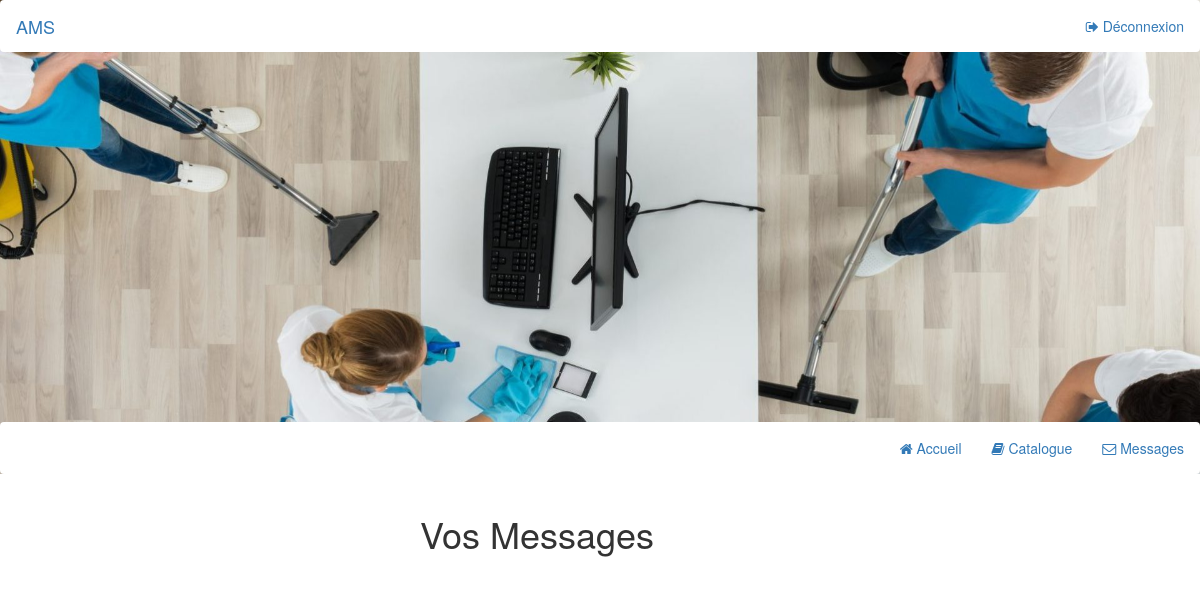
The page /admin/messages.php on the database as committed earlier.
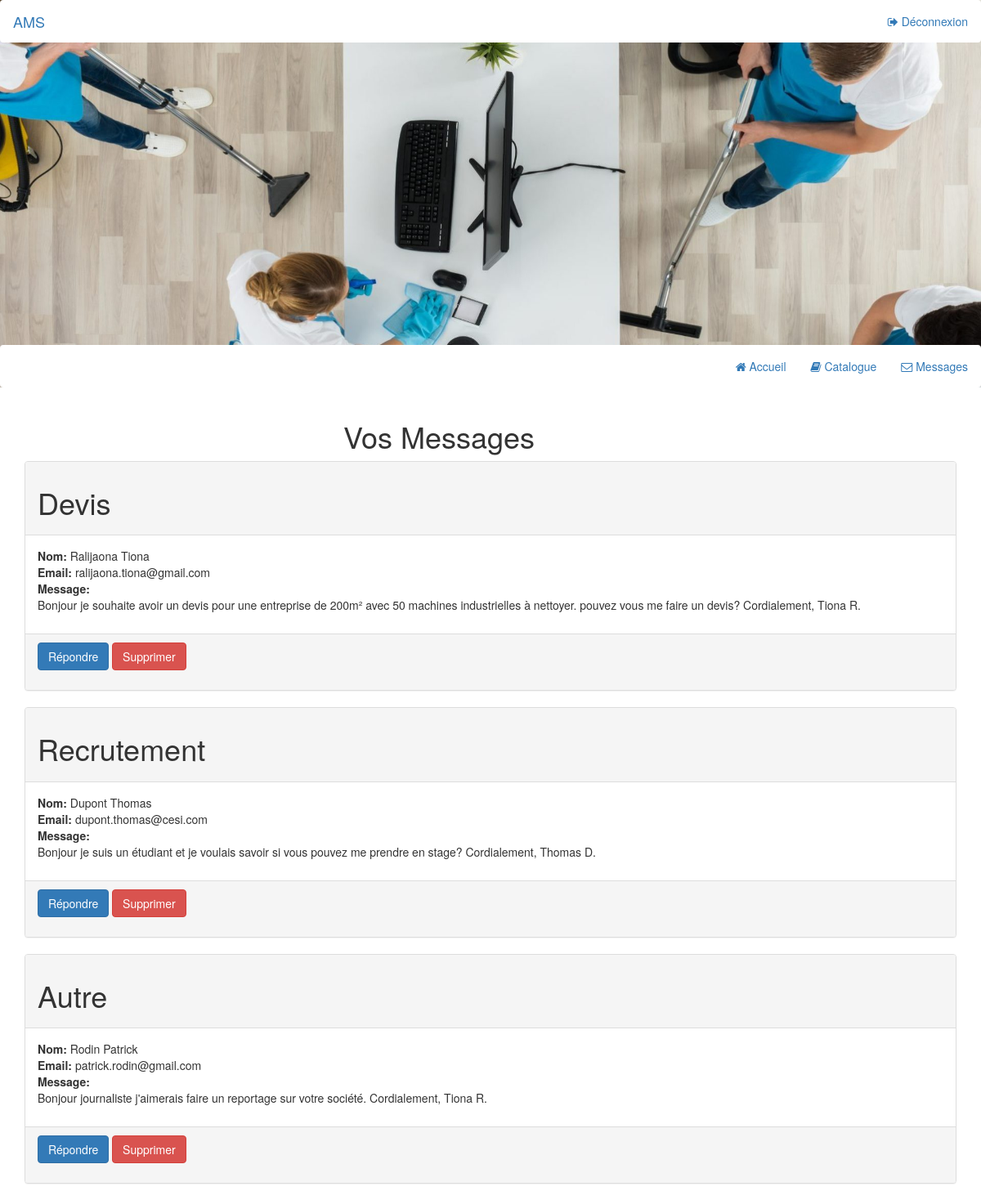
The same page on the database as committed later.
### tables this page shows
CREATE TABLE `messages`(
  `idMessage` INT(11) NOT NULL PRIMARY KEY AUTO_INCREMENT,
  `nomExpediteur` VARCHAR(50) NOT NULL,
  `prenomExpediteur` VARCHAR(50) NOT NULL,
  `mailExpediteur` VARCHAR(255) NOT NULL,
  `objetMessage` VARCHAR(50) NOT NULL,
  `detailMessage` LONGTEXT NOT NULL
);

### admin/messages.php (the view)
<?php
require '../classes/function.php';
try
{
    $bdd = new PDO('mysql:host=localhost;dbname=ams;charset=utf8', 'tafacesi', 'tafacesi');
}
catch(Exception $e)
{
    die('Erreur : '.$e->getMessage());
}
include 'header.php';
$reponse = $bdd->query('SELECT * FROM messages');
?>
    <div class="container">
        <div class="row">
            <div class="col-lg-4 col-sm-4"></div>
            <div class="col-lg-3 col-sm-3">
                <h1>Vos Messages</h1>
            </div>
            <div class="col-lg-4 col-sm-4"></div>
        </div>
    </div>
<?php
$donnees = $reponse->fetchAll();
for ($i=0; $i<count($donnees);$i++){
    ?>
    <div class="container">
    <div class="panel panel-default">
        <div class="panel-heading">
            <h1>
                <?php echo $donnees[$i]['objetMessage'];?>
            </h1>
        </div>
        <div class="panel-body">
            <strong>Nom:</strong> <?php echo $donnees[$i]['nomExpediteur']." ".$donnees[$i]['prenomExpediteur']; ?><br>
            <strong>Email: </strong> <?php echo $donnees[$i]['mailExpediteur']; ?>
            <p>
                <strong>Message: </strong><br>
                <?php echo $donnees[$i]['detailMessage']; ?>
            </p>
        </div>
        <div class="panel-footer">
            <form method="post" action="../classes/function.php">
                <button class="btn btn-primary">
                    <a href="mailto:<?php echo $donnees[$i]['mailExpediteur']; ?>" class="button">Répondre</a>
                </button>
                <button type="submit" class="btn btn-danger" name="idToDelete" value="<?php echo $donnees[$i]['idMessage']; ?>">
                    Supprimer
                </button>
            </form>
        </div>
    </div>
    </div>
    <?php
}
?>

### _includes/head.php (shortened to what this page needs)
<head>
    <link rel="stylesheet" href="https://maxcdn.bootstrapcdn.com/bootstrap/3.3.7/css/bootstrap.min.css">
    <link rel="stylesheet" href="http://localhost/MultiService/css/font-awesome.min.css">
    <link rel="stylesheet" type="text/css" href="../css/header.css">
</head>

### admin/header.php (shortened to what this page needs)
<?php
include '../_includes/head.php';
?>
<body>
<div class="background">
    <nav class="navbar navbar-light navBg">
        <div class="container-fluid">
            <div class="navbar-header">
                <a class="navbar-brand" href="/MultiService/admin/accueil.php">AMS</a>
            </div>
            <ul class="nav navbar-nav navbar-right">
                <li><a href="../deconnexion.php"><i class="fa fa-sign-out" aria-hidden="true"></i></span> Déconnexion</a></li>
            </ul>
        </div>
    </nav>
    <div class="espaceVide">
    </div>
    <nav class="navbar navbar-light navBg fixed">
        <div class="container-fluid">
            <ul class="nav navbar-nav navbar-right">
                <li><a href="/MultiService/admin/accueil.php"><i class="fa fa-home" aria-hidden="true"></i> Accueil</a></li>
                <li><a href="/MultiService/admin/catalogue.php"><i class="fa fa-book" aria-hidden="true"></i> Catalogue</a></li>
                <li><a href="/MultiService/admin/messages.php"><i class="fa fa-envelope-o" aria-hidden="true"></i> Messages</a></li>
            </ul>
        </div>
    </nav>
</div>

### css/header.css (style rules this page uses)
.background { background-position: center; background-size: cover; background-image: url("../_images/background.jpg"); }
.espaceVide { height: 350px; }
.navbar { background-color: white; }
a.button { text-decoration: none; color: white; }

Rows that differ between the two databases and show on the page:
added messages: objetMessage "Devis", nomExpediteur "Ralijaona", prenomExpediteur "Tiona", mailExpediteur "ralijaona.tiona@gmail.com", detailMessage "Bonjour je souhaite avoir un devis pour une entreprise de 200m² avec 50 machines industrielles à nettoyer. pouvez vous me faire un devis? Cordialement, Tiona R.", $donnees[$i]['idMessage'] 1 (drawn)
added messages: objetMessage "Recrutement", nomExpediteur "Dupont", prenomExpediteur "Thomas", mailExpediteur "dupont.thomas@cesi.com", detailMessage "Bonjour je suis un étudiant et je voulais savoir si vous pouvez me prendre en stage? Cordialement, Thomas D.", $donnees[$i]['idMessage'] 2 (drawn)
added messages: objetMessage "Autre", nomExpediteur "Rodin", prenomExpediteur "Patrick", mailExpediteur "patrick.rodin@gmail.com", detailMessage "Bonjour journaliste j'aimerais faire un reportage sur votre société. Cordialement, Tiona R.", $donnees[$i]['idMessage'] 3 (drawn)
